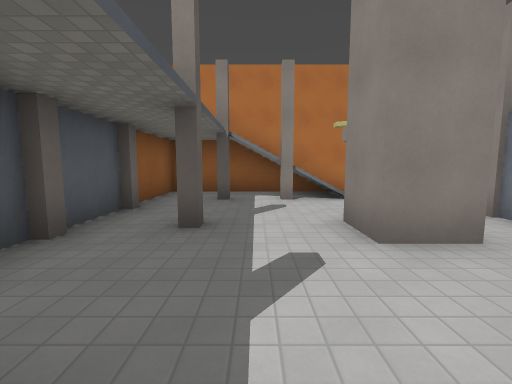
View 1 (above)

12 first-person views from a walk through a Godot game level. The camera is 1.5 m above the floor, tilts 6° down and sees 90° across. The floor is counted in squares, 2 m on a side. Each view is taken from the middle of a square. On the plan, view 1 faces up. The plan holds only what a view shows up to about 9 squares ahead; the rest is blank. The place goes on beyond the plan. Surface patterns are stand-ins for the level's own textures.

View 2
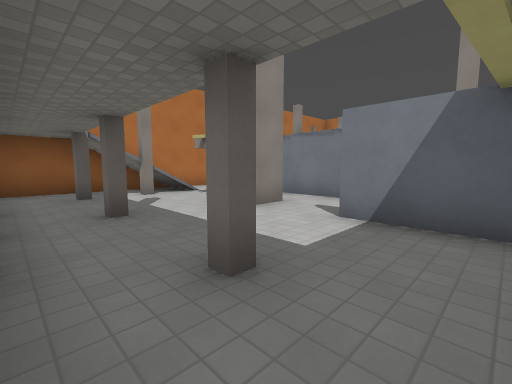

View 3
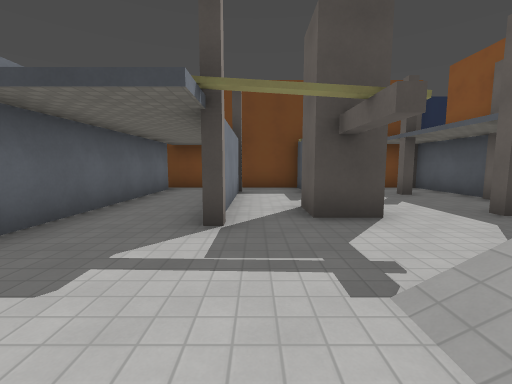

View 4
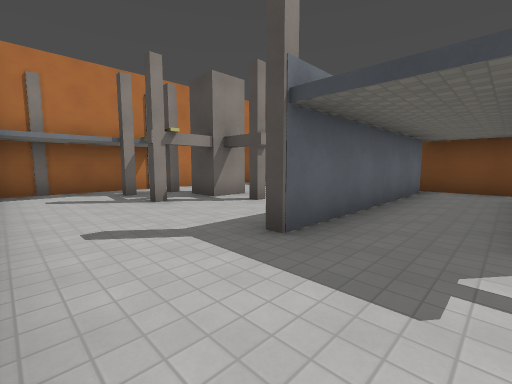

View 5
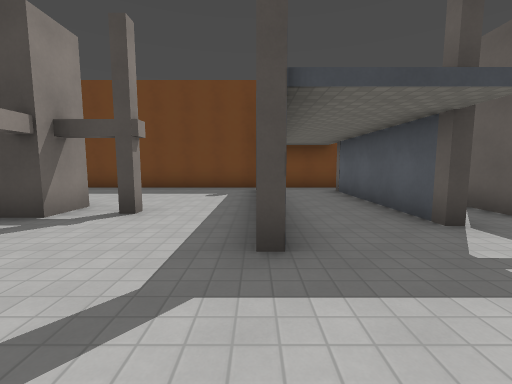

View 6
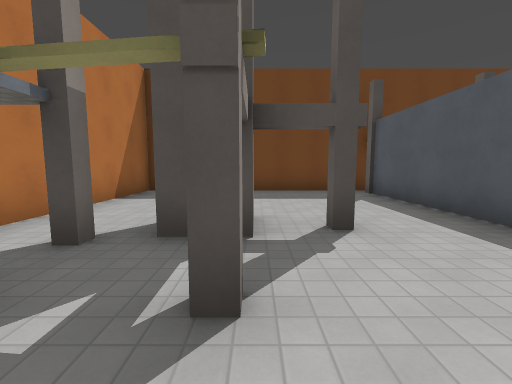

View 7
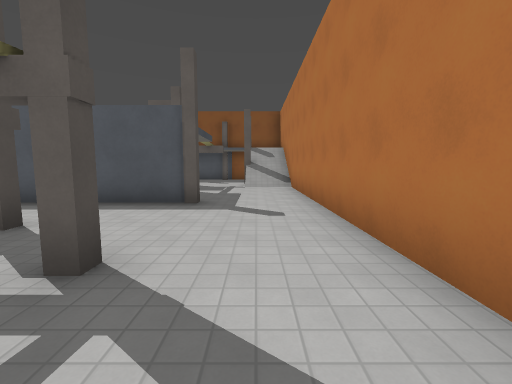

View 8
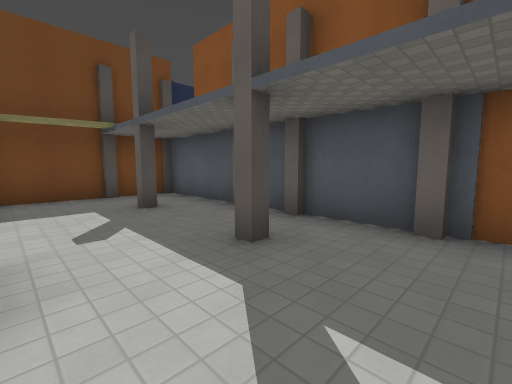

View 9
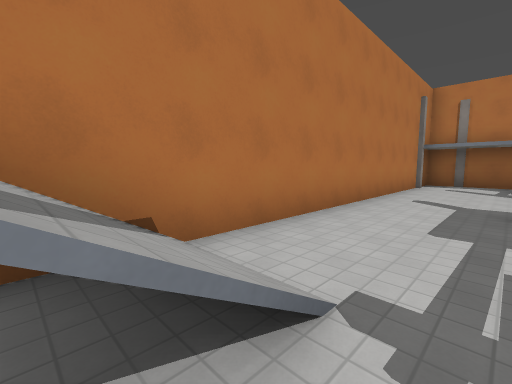

View 10
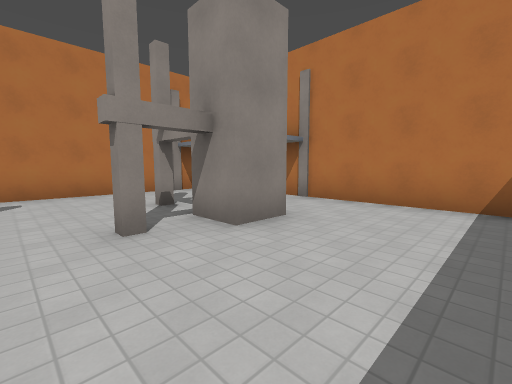

View 11
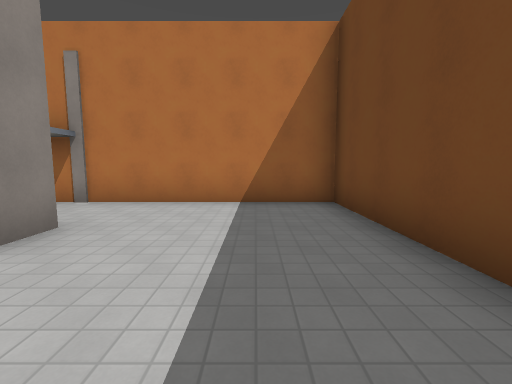

View 12
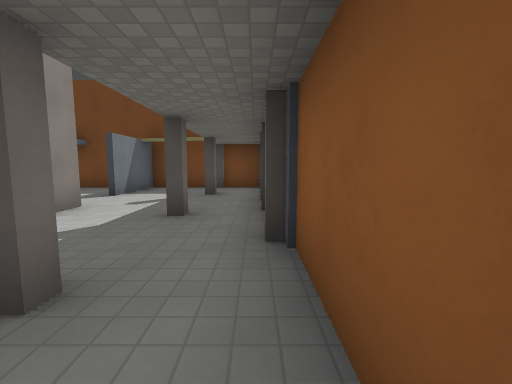

### Floor plan
Key: @ floor where view 1 was taken; # wall or solid block; x gap in a wall; . floor; / step, stairs or slope.
Columns run from 3 left of view 1 to 13 right of it. Each row starts with its distance up from view 1.
  8 ###############
  7 #..#//........###
  6 #..#//..........#
  5 #...........#...#
  4 ##.......#....#x#
  3  #...#.#.#.#x#..#
  2 ##.....#.#......#
  1 #......#.#......#
  0 #.#@.#.#.#......#
 -1 #....#...#......#
 -2 #################

Positions as (right, up) in squares from view 1, and headings:
1: (0, 0), facing up
2: (-2, -1), facing up-right
3: (3, 7), facing down
4: (4, 7), facing down-right
5: (6, 7), facing down
6: (9, 6), facing down
7: (11, 6), facing left
8: (1, 5), facing down-left
9: (1, 5), facing up-right
10: (7, 0), facing up-right
11: (7, 0), facing right
12: (-2, 7), facing down
